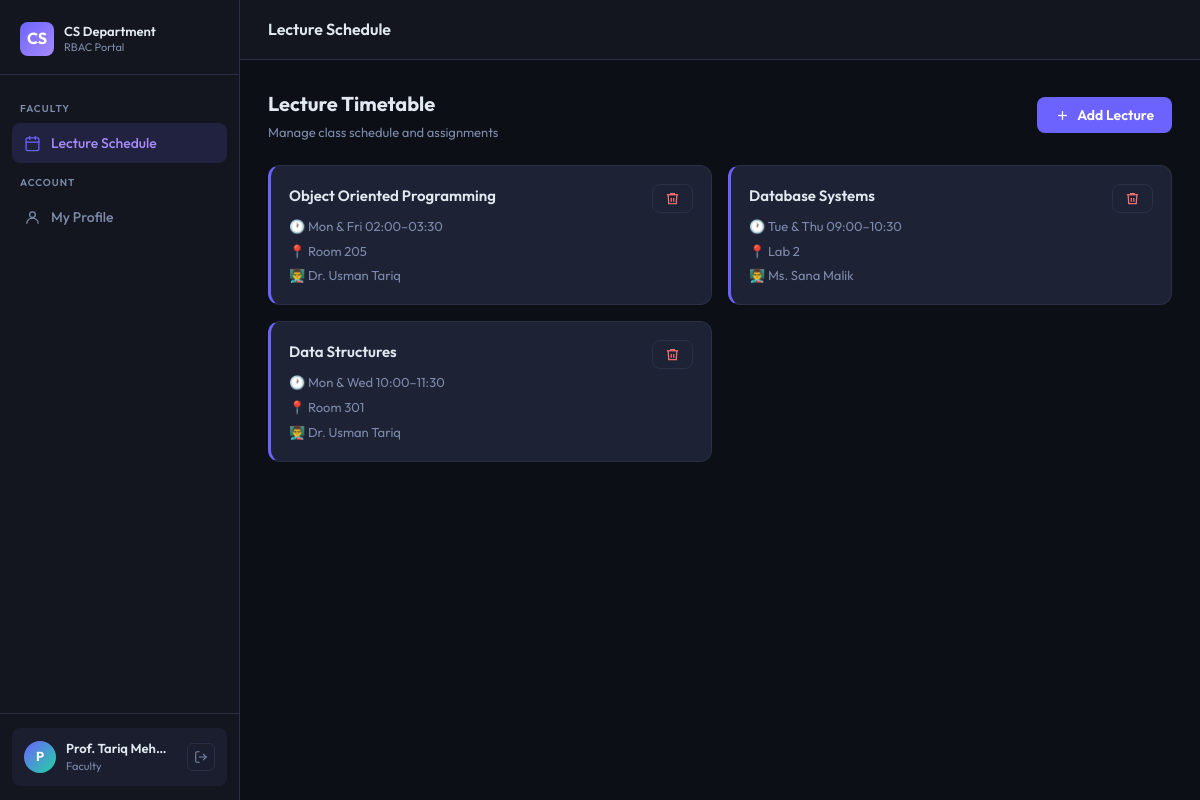
/faculty/lecture_schedule.php (signed in), run on the app's committed database.
### tables this page shows
CREATE TABLE IF NOT EXISTS lecture_schedule (
  id               INT AUTO_INCREMENT PRIMARY KEY,
  class_name       VARCHAR(150) NOT NULL,
  lecture_time     VARCHAR(100) NOT NULL,
  lecture_location VARCHAR(100) NOT NULL,
  faculty_id       INT,
  created_at       TIMESTAMP DEFAULT CURRENT_TIMESTAMP,
  FOREIGN KEY (faculty_id) REFERENCES users(user_id) ON DELETE SET NULL
);

CREATE TABLE IF NOT EXISTS users (
  user_id    INT AUTO_INCREMENT PRIMARY KEY,
  username   VARCHAR(100) NOT NULL UNIQUE,
  password   VARCHAR(255) NOT NULL,
  full_name  VARCHAR(150) NOT NULL,
  ag_number  VARCHAR(50)  DEFAULT NULL UNIQUE,
  role_id    INT          NOT NULL DEFAULT 3,
  status     ENUM('active','inactive') DEFAULT 'active',
  created_at TIMESTAMP DEFAULT CURRENT_TIMESTAMP,
  FOREIGN KEY (role_id) REFERENCES roles(role_id)
);

### config/db.php (called while the page is built, shortened)
<?php
if (!function_exists('e')) {
    function e($string) {
        return htmlspecialchars((string)$string, ENT_QUOTES, 'UTF-8');
    }
}

### faculty/lecture_schedule.php (the view, shortened to what this page needs)
<?php
require "../auth/auth_check.php";
$schedules = $conn->query("
    SELECT ls.*, u.full_name AS teacher_name
    FROM lecture_schedule ls
    LEFT JOIN users u ON ls.faculty_id = u.user_id
    ORDER BY ls.id DESC
");
include "../layouts/header.php";
?>
<div class="page-header">
  <div><h2>Lecture Timetable</h2><p>Manage class schedule and assignments</p></div>
  <button class="btn btn-primary" onclick="document.getElementById('addModal').classList.add('open')">
    <svg viewBox="0 0 24 24" fill="none" stroke="currentColor" stroke-width="2"><line x1="12" y1="5" x2="12" y2="19"/><line x1="5" y1="12" x2="19" y2="12"/></svg>
    Add Lecture
  </button>
</div>
<?php if ($schedules && $schedules->num_rows): ?>
  <div style="display:grid;grid-template-columns:repeat(auto-fill,minmax(300px,1fr));gap:16px">
    <?php while ($l = $schedules->fetch_assoc()): ?>
      <div class="card card-sm" style="border-left:3px solid var(--accent)">
        <div style="display:flex;justify-content:space-between;align-items:flex-start">
          <div>
            <div style="font-size:15px;font-weight:600;color:var(--text);margin-bottom:8px"><?= e($l['class_name']) ?></div>
            <div style="font-size:13px;color:var(--muted);display:flex;flex-direction:column;gap:4px">
              <span>🕐 <?= e($l['lecture_time']) ?></span>
              <span>📍 <?= e($l['lecture_location']) ?></span>
              <span>👨‍🏫 <?= e($l['teacher_name'] ?? 'Unassigned') ?></span>
            </div>
          </div>
          <form method="post" onsubmit="return confirm('Delete this lecture?')" style="margin:0">
            <button name="delete_lecture" class="btn btn-danger btn-sm">
              <svg viewBox="0 0 24 24" fill="none" stroke="currentColor" stroke-width="2"><polyline points="3 6 5 6 21 6"/><path d="M19 6l-1 14H6L5 6"/><path d="M10 11v6M14 11v6"/><path d="M9 6V4h6v2"/></svg>
            </button>
          </form>
        </div>
      </div>
    <?php endwhile; ?>
  </div>
<?php endif; ?>
<?php include "../layouts/footer.php"; ?>

### assets/style.css (style rules this page uses)
:root { --bg: #0d0f17; --bg2: #13161f; --bg3: #1a1e2e; --card: #1e2235; --border: #2a2f45; --accent: #6c63ff; --accent2: #a78bfa; --green: #22d3a0; --red: #f87171; --amber: #fbbf24; --blue: #60a5fa; --text: #e2e8f0; --muted: #7c8aaa; --sidebar-w: 240px; --header-h: 60px; }
*, *::before, *::after { box-sizing: border-box; margin: 0; padding: 0; }
html, body { font-family: 'Outfit', sans-serif; background: var(--bg); color: var(--text); min-height: 100vh; font-size: 15px; line-height: 1.6; }
.card { background: var(--card); border: 1px solid var(--border); border-radius: 12px; padding: 24px; }
.card-sm { padding: 18px; }
.btn { display: inline-flex; align-items: center; gap: 7px; padding: 9px 18px; border-radius: 8px; font-family: 'Outfit', sans-serif; font-size: 14px; font-weight: 600; cursor: pointer; border: none; transition: all .18s; text-decoration: none; white-space: nowrap; }
.btn svg { width: 15px; height: 15px; }
.btn-primary { background: var(--accent); color: #fff; }
.btn-danger { background: transparent; border: 1px solid var(--border); color: var(--red); }
.btn-sm { padding: 6px 12px; font-size: 13px; }
.page-header { display: flex; align-items: center; justify-content: space-between; margin-bottom: 22px; }
.page-header h2 { font-size: 20px; font-weight: 700; color: var(--text); }
.page-header p { font-size: 13px; color: var(--muted); margin-top: 2px; }

### data on the page
lecture_schedule: class_name "Object Oriented Programming", lecture_time "Mon & Fri 02:00–03:30", lecture_location "Room 205", faculty.full_name "Dr. Usman Tariq"
lecture_schedule: class_name "Database Systems", lecture_time "Tue & Thu 09:00–10:30", lecture_location "Lab 2", faculty.full_name "Ms. Sana Malik"
lecture_schedule: class_name "Data Structures", lecture_time "Mon & Wed 10:00–11:30", lecture_location "Room 301", faculty.full_name "Dr. Usman Tariq"

### other printed values
$label "Lecture Schedule My Profile"
$initials "P"
$fname "Prof. Tariq Meh…"
$roleLabel "Faculty"
$pageTitle "Lecture Schedule"
